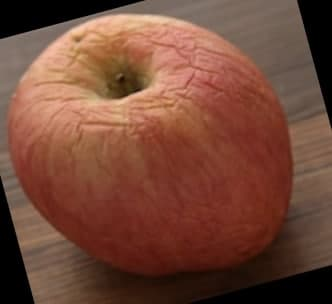
#> input picture Images/test.png, 332 x 304 px
$ python hexi.py
#> lines starting #> are read from the running program, lines starting #| are printed output that depends on the picture
from PIL import Image
import numpy

im = Image.open('test.png')
#> im is the input picture: PIL image 332x304 RGB; mean R, G, B 116.1, 72.2, 56
im = im.resize((96, 96))
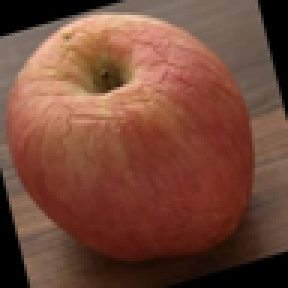
#> im: PIL image 96x96 RGB (shown 3 times larger); mean R, G, B 116.1, 72.2, 56
pixels = list(im.getdata())
#> pixels = 9216 items, first 6: (0, 0, 0), (0, 0, 0), (0, 0, 0), (0, 0, 0), (0, 0, 0), (0, 0, 0)

final=""
for item in pixels:
    string = "0x"
    for num in item:
        string += "{0:x}".format(num).zfill(2)
    final+=string+ ', '
#> this loop made 9216 passes

fileout = open("test.txt", "w")
fileout.write(final[:-2])
fileout.close
